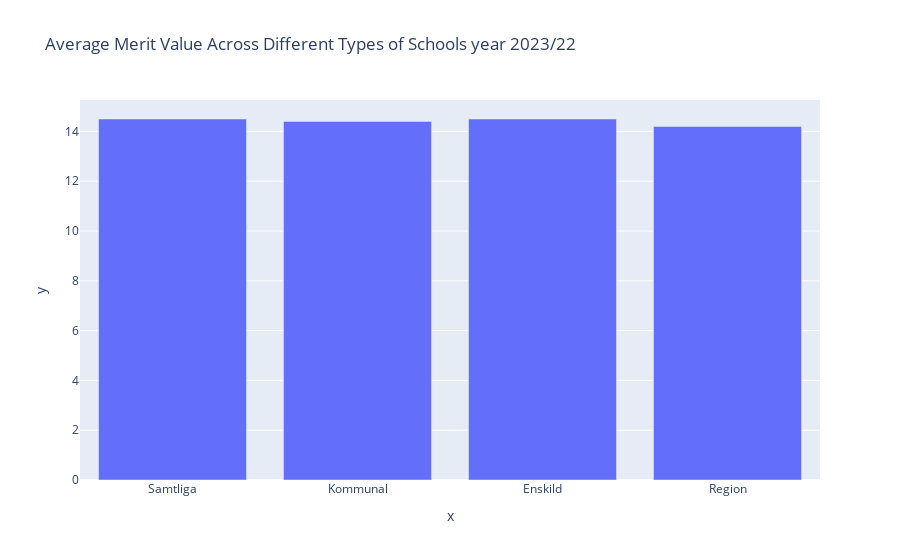

Notebook source saved alongside this figure:
### Code cell
import plotly.express as px
categories = grades_last_year[comparison_data_merit]["Typ av huvudman"]
average_grade_point = grades_last_year[comparison_data_merit]["2022/23"]
Data = {'Type Of Institution' : categories , 'Total Graduates' : average_grade_point}
df = pd.DataFrame(Data)
fig = px.bar(Data, x= categories, y = average_grade_point, 
             title='Average Merit Value Across Different Types of Schools year 2023/22',
             labels={'Average Rating': 'Average Rating'})
fig.show()

### Figure 1 — Plotly figure (JSON) as saved in the notebook; plotly's stock layout.template omitted (floating-point values rounded to 4 significant figures)
{"data": [{"alignmentgroup": "True", "hovertemplate": "x=%{x}<br>y=%{y}<extra></extra>", "legendgroup": "", "marker": {"color": "#636efa", "pattern": {"shape": ""}}, "name": "", "offsetgroup": "", "orientation": "v", "showlegend": false, "textposition": "auto", "type": "bar", "x": ["Samtliga", "Kommunal", "Enskild", "Region"], "xaxis": "x", "y": [14.5, 14.4, 14.5, 14.2], "yaxis": "y"}], "layout": {"barmode": "relative", "legend": {"tracegroupgap": 0}, "title": {"text": "Average Merit Value Across Different Types of Schools year 2023/22"}, "xaxis": {"anchor": "y", "domain": [0, 1], "title": {"text": "x"}}, "yaxis": {"anchor": "x", "domain": [0, 1], "title": {"text": "y"}}}}
